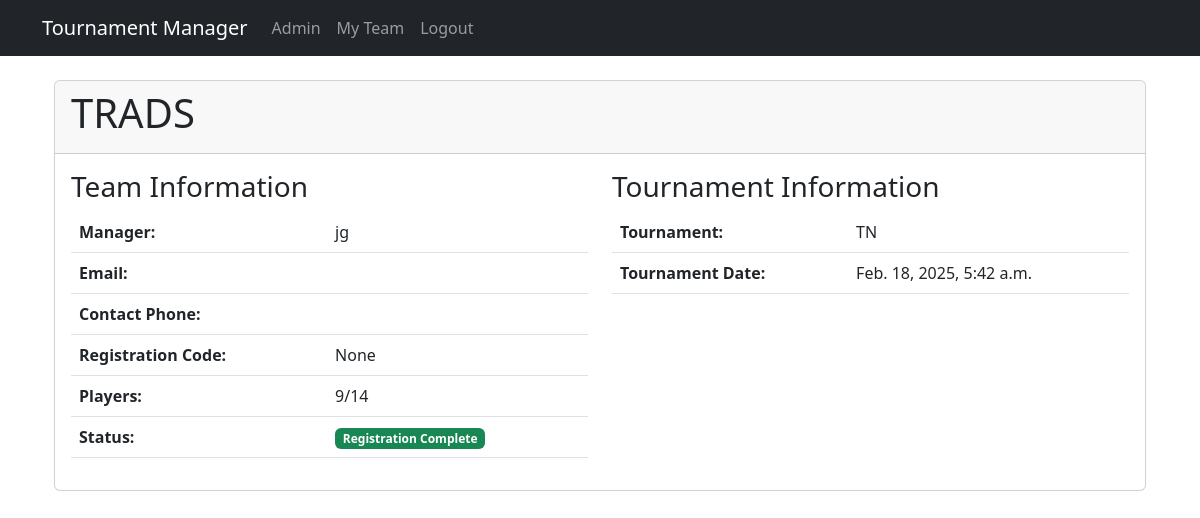
/api/team/1/ (signed in), run on the app's committed database.
### tournament/models.py (models this page shows, shortened)
class Team(models.Model):
    slug = models.SlugField(
        unique=True,
        editable=False,
        default=''
    )
    name = models.CharField(max_length=100)
    tournament = models.ForeignKey(Tournament, on_delete=models.CASCADE)
    manager = models.ForeignKey(
        User,
        on_delete=models.CASCADE,
        default=get_admin_user
    )
    player_count = models.IntegerField(
        default=0,
        validators=[
            MinValueValidator(0),
            MaxValueValidator(14)
        ]
    )
    registration_code = models.CharField(
        max_length=8,
        unique=True,
        blank=True,
        null=True  # Null when registration complete
    )
    registration_complete = models.BooleanField(default=False)
    registration_expires = models.DateTimeField(null=True, blank=True)
    strength_rating = models.IntegerField(
        default=50,
        validators=[MinValueValidator(1), MaxValueValidator(100)]
    )
    class Meta:
        unique_together = ['tournament', 'name']

class Tournament(models.Model):
    slug = models.SlugField(
        unique=True,
        editable=False,
        default=''
    )
    name = models.CharField(max_length=100)
    organizer = models.ForeignKey(User, on_delete=models.CASCADE, null=True, blank=True)
    datetime = models.DateTimeField(default=timezone.now)
    start_date = models.DateTimeField(default=timezone.now)
    number_of_groups = models.IntegerField(default=2)
    teams_per_group = models.IntegerField(default=4)
    is_active = models.BooleanField(default=True)
    status = models.CharField(
        max_length=20,
        choices=[
            ('REGISTRATION', 'Registration'),
            ('GROUP_STAGE', 'Group Stage'),
            ('KNOCKOUT', 'Knockout Stage'),
            ('COMPLETED', 'Completed')
        ],
        default='REGISTRATION'
    )
    group_stage_complete = models.BooleanField(default=False)
    knockout_stage_complete = models.BooleanField(default=False)

### tournament/views.py (the view)
# urls.py: path('team/<int:pk>/', TeamDetailView.as_view(), name='team_detail'),
class TeamDetailView(LoginRequiredMixin, DetailView):
    model = Team
    template_name = 'tournament/team_detail.html'
    context_object_name = 'team'
    def get_queryset(self):
        return Team.objects.filter(manager=self.request.user)

### templates/tournament/team_detail.html
{% extends "base.html" %}
{% block content %}
<div class="container mt-4">
    <div class="card">
        <div class="card-header">
            <h1>{{ team.name }}</h1>
        </div>
        <div class="card-body">
            <div class="row">
                <div class="col-md-6">
                    <h3>Team Information</h3>
                    <table class="table">
                        <tr>
                            <th>Manager:</th>
                            <td>{{ team.manager.username }}</td>
                        </tr>
                        <tr>
                            <th>Email:</th>
                            <td>{{ team.email }}</td>
                        </tr>
                        <tr>
                            <th>Contact Phone:</th>
                            <td>{{ team.contact_phone }}</td>
                        </tr>
                        <tr>
                            <th>Registration Code:</th>
                            <td>{{ team.registration_code }}</td>
                        </tr>
                        <tr>
                            <th>Players:</th>
                            <td>{{ team.player_count }}/14</td>
                        </tr>
                        <tr>
                            <th>Status:</th>
                            <td>
                                {% if team.registration_complete %}
                                    <span class="badge bg-success">Registration Complete</span>
                                {% else %}
                                    <span class="badge bg-warning">Registration Incomplete</span>
                                {% endif %}
                            </td>
                        </tr>
                    </table>
                </div>
                <div class="col-md-6">
                    <h3>Tournament Information</h3>
                    <table class="table">
                        <tr>
                            <th>Tournament:</th>
                            <td>{{ team.tournament.name }}</td>
                        </tr>
                        <tr>
                            <th>Tournament Date:</th>
                            <td>{{ team.tournament.datetime }}</td>
                        </tr>
                    </table>
                </div>
            </div>
        </div>
    </div>
</div>
{% endblock %}

### data on the page
Team: name "TRADS", manager.username "jg", registration_code "None", player_count "9", tournament.name "TN", tournament.datetime "Feb. 18, 2025, 5:42 a.m."
